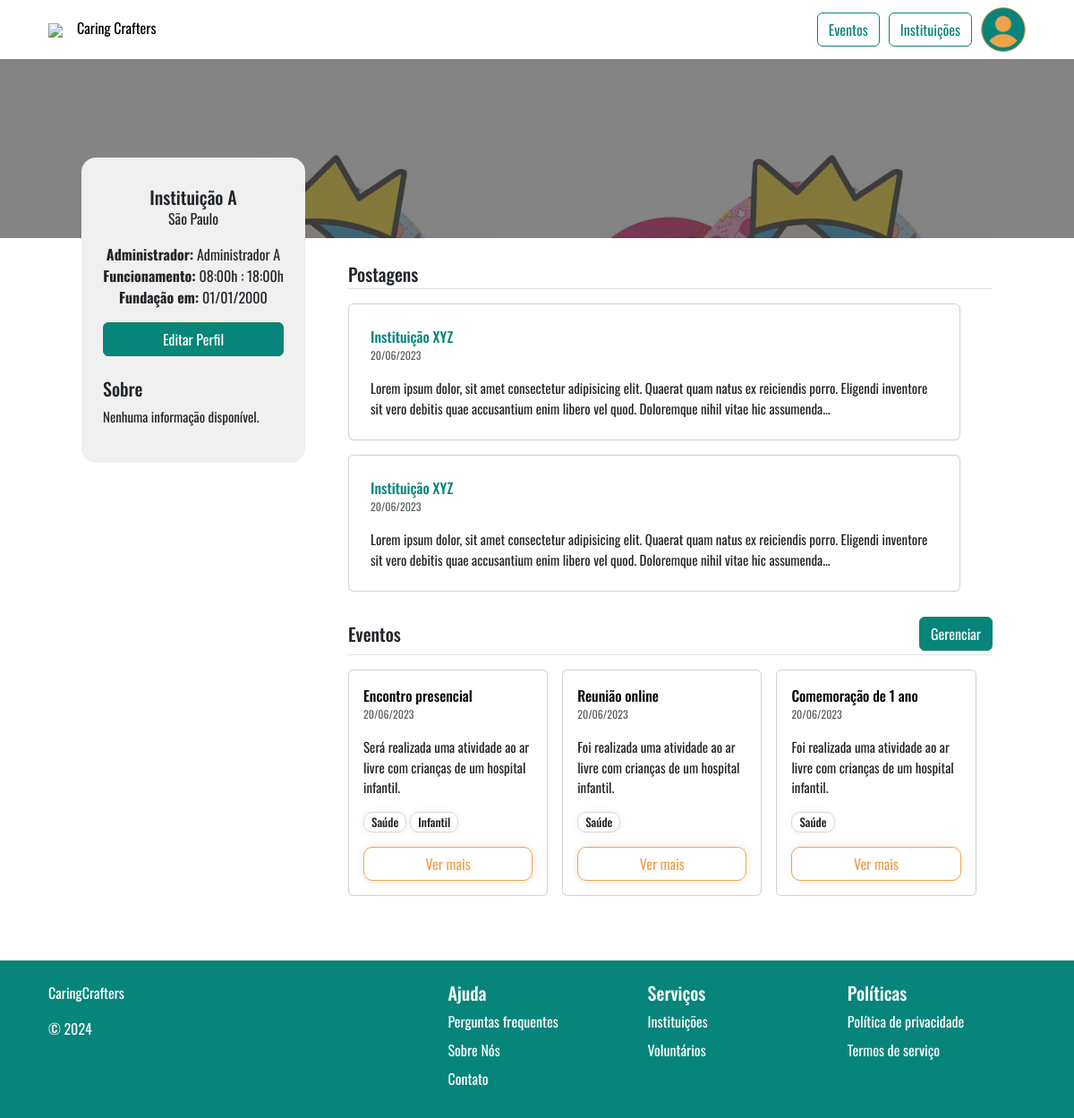
The app's page /profile_institution.php (signed in) with its own data.
### tables this page shows
CREATE TABLE Instituicao (
    id_Inst INTEGER PRIMARY KEY AUTO_INCREMENT,
    nomeFantasia VARCHAR(100) NOT NULL,
    nomeAdministrador VARCHAR(100) NOT NULL,
    email VARCHAR(100) NOT NULL UNIQUE,
    telefone VARCHAR(50) NOT NULL,
    cep VARCHAR(20) NOT NULL,
    cidade VARCHAR(100) NOT NULL,
    razaoSocial VARCHAR(100) NOT NULL,
    cnpj VARCHAR(20) NOT NULL,
    dataFundacao DATE NOT NULL,
    capitalSocial VARCHAR(100) NOT NULL,
    horaInicial TIME,
    horaFinal TIME,
    sobre TEXT,
    foto MEDIUMBLOB NULL,
    senha VARCHAR(32) NOT NULL
);

### profile_institution.php (the view, shortened to what this page needs)
<!DOCTYPE html>
<?php
if (!isset($_SESSION['id'])) {
    header("Location: login.php");
    exit();
}
else{
    include('./banco_de_dados/connectTeste.php');
    $id = $_SESSION['id'];
    $sql = "SELECT * FROM instituicao WHERE id_Inst = $id";
    $result = $conn->query($sql);
    if ($result->num_rows > 0) {
        $row = $result->fetch_assoc();
        $nomeFantasia = $row['nomeFantasia'];
        $nomeAdm = $row['nomeAdministrador'];
        $cidade = $row['cidade'];
        $dataFundacao = $row['dataFundacao'];
        $horaInicial = $row['horaInicial'];
        $horaFinal = $row['horaFinal'];
        $sobre = $row['sobre'];
    } else {
        echo "No user found with ID: $id";
    }
}
?>
<html lang="en">
<head>
    <link rel="stylesheet" href="./style/setup.css">
    <link rel="stylesheet" href="./style/profile.css">
    <link rel="stylesheet" href="https://cdn.jsdelivr.net/npm/bootstrap@5.3.0-alpha1/dist/css/bootstrap.min.css">
</head>
<body>
    <?php
    if (!isset($_SESSION['id'])) {
        include('./components/navbar_index.php');
    } else {
        if($_SESSION['tipoCadastro'] === 'usuario') {
            include("./components/navbar_logado_usuario.php");
        } elseif ($_SESSION['tipoCadastro'] === 'instituicao') {
            include("./components/navbar_logado_instituicao.php");
        }
    }
    ?>
    <section class="w-100 h-100">
        <div class="w-full">
            <div class="profile-banner" style="background-image: url('./assets/images/pequeno_principe.jpg')" alt="">
                <div class="banner-overlay"></div>
            </div>
        </div>
        <div class="d-flex justify-content-center gap-5 mb-5 profile-layout">
            <div class="position-relative p-4 d-flex flex-column rounded-4" style="width: 250px; background: #F0F0F0; top: -90px; height: fit-content">
                <div class="text-center mb-3">
                    <h5 class="mb-0"><?php echo($nomeFantasia) ?></h5>
                    <p><?php echo($cidade) ?></p>
                    <p class="mb-0"><strong>Administrador:</strong> <?php echo $nomeAdm;?></p>
                    <p class="mb-0"><strong>Funcionamento:</strong> <?php echo substr($horaInicial, 0, 5);?>h : <?php echo substr($horaFinal, 0, 5);?>h</p>
                    <p class="mb-0"><strong>Fundação em:</strong>
                        <?php
                        $date = date_create($dataFundacao);
                        $formattedDate = date_format($date, 'd-m-Y');
                        echo  str_replace("-", "/", $formattedDate)
                        ?>
                    </p>
                </div>
                <button type="button" class="btn btn-success mb-4" data-bs-toggle="modal" data-bs-target="#editInstitutionModal">Editar Perfil</button>
                <div class="text-start">
                    <h5>Sobre</h5>
                    <p class="fw-normal" style="font-size: 15px">
                        <?php
                            if (strlen($sobre) > 0) {
                                echo $sobre;
                            } else {
                                echo "Nenhuma informação disponível.";
                            }
                        ?>
                    </p>
                </div>
            </div>
            <div class="py-4 d-flex flex-column row-gap-4" style="width: 60%">
                <div>
                    <h5 class="border-1 border-bottom py-1 mb-3">Postagens</h5>
                    <div class="grid row row-cols-1 row-gap-3 mx-auto">
                        <div class="card p-0" style="width: 95%">
                            <div class="card-body p-4">
                                <a href="" class="text-decoration-none fw-medium" style="color: #07857A">Instituição XYZ</a>
                                <p class="card-text text-body-secondary" style="font-size: 12px">20/06/2023</p>
                                <p class="card-text" style="font-size: 15px">Lorem ipsum dolor, sit amet consectetur adipisicing elit. Quaerat quam natus ex reiciendis porro. Eligendi inventore sit vero debitis quae accusantium enim libero vel quod. Doloremque nihil vitae hic assumenda...</p>
                            </div>
                        </div>
                        <div class="card p-0" style="width: 95%">
                            <div class="card-body p-4">
                                <a href="" class="text-decoration-none fw-medium" style="color: #07857A">Instituição XYZ</a>
                                <p class="card-text text-body-secondary" style="font-size: 12px">20/06/2023</p>
                                <p class="card-text" style="font-size: 15px">Lorem ipsum dolor, sit amet consectetur adipisicing elit. Quaerat quam natus ex reiciendis porro. Eligendi inventore sit vero debitis quae accusantium enim libero vel quod. Doloremque nihil vitae hic assumenda...</p>
                            </div>
                        </div>
                    </div>
                </div>
                <div>
                    <div class="d-flex justify-content-between align-items-center border-1 border-bottom py-1 mb-3">
                        <h5 class="mb-0">Eventos</h5>
                        <button onclick="location.href='crud_eventos.php';" class="btn btn-success mb-0" style="margin-bottom: 15px;">Gerenciar</button>
                    </div>
                    <div class="grid row row-cols-auto gap-3 row-gap-3 mx-auto">
                        <div class="card p-0" style="width: 31%">
                            <div class="card-body">
                                <a href="" class="text-decoration-none fw-medium text-black">Encontro presencial</a>
                                <p class="card-text text-body-secondary" style="font-size: 12px">20/06/2023</p>
                                <p class="card-text" style="font-size: 15px">Será realizada uma atividade ao ar livre com crianças de um hospital infantil.</p>
                                <div class="d-flex gap-1 mb-3">
                                    <span class="profile-label">Saúde</span>
                                    <span class="profile-label">Infantil</span>
                                </div>
                                <button type="button" class="out-yellow-button w-100">Ver mais</button>
                            </div>
                        </div>
                        <div class="card p-0" style="width: 31%">
                            <div class="card-body">
                                <a href="" class="text-decoration-none fw-medium text-black">Reunião online</a>
                                <p class="card-text text-body-secondary" style="font-size: 12px">20/06/2023</p>
                                <p class="card-text" style="font-size: 15px">Foi realizada uma atividade ao ar livre com crianças de um hospital infantil.</p>
                                <div class="d-flex gap-1 mb-3">
                                    <span class="profile-label">Saúde</span>
                                </div>
                                <button type="button" class="out-yellow-button w-100">Ver mais</button>
                            </div>
                        </div>
                        <div class="card p-0" style="width: 31%">
                            <div class="card-body">
                                <a href="" class="text-decoration-none fw-medium text-black">Comemoração de 1 ano</a>
                                <p class="card-text text-body-secondary" style="font-size: 12px">20/06/2023</p>
                                <p class="card-text" style="font-size: 15px">Foi realizada uma atividade ao ar livre com crianças de um hospital infantil.</p>
                                <div class="d-flex gap-1 mb-3">
                                    <span class="profile-label">Saúde</span>
                                </div>
                                <button type="button" class="out-yellow-button w-100">Ver mais</button>
                            </div>
                        </div>
                    </div>
                </div>
            </div>
        </div>
    </section>
    <?php include('./components/footer.php') ?>
</body>
</html>

### style/setup.css (style rules this page uses)
* { font-family: "Oswald", sans-serif; font-optical-sizing: auto; }
.btn-success { background-color: #07857a !important; }
.out-yellow-button { border: 1px solid #efa34c; padding: 6px 10px; background-color: transparent; color: #efa34c; border-radius: 10px; font-size: 16px; transition: 0.2s; box-shadow: 0 0 10px 1px rgba(0, 0, 0, 0.08); }

### style/profile.css (style rules this page uses)
h5 { color: #343738; }
.profile-banner { width: 100%; height: 200px; opacity: 80%; object-fit: cover; object-position: center; }
.banner-overlay { width: 100%; height: 200px; background: rgba(0, 0, 0, 0.6); }
.profile-label { padding: 1px 8px; border-radius: 10px; border: 1.5px solid #d7d7d7; font-size: 13px; font-weight: 500; box-shadow: 0 0 10px 1px rgba(0, 0, 0, 0.05); }

### records on screen
instituicao: nomeFantasia "Instituição A", cidade "São Paulo", nomeAdministrador "Administrador A", horaInicial "08:00", horaFinal "18:00", dataFundacao "01/01/2000"
